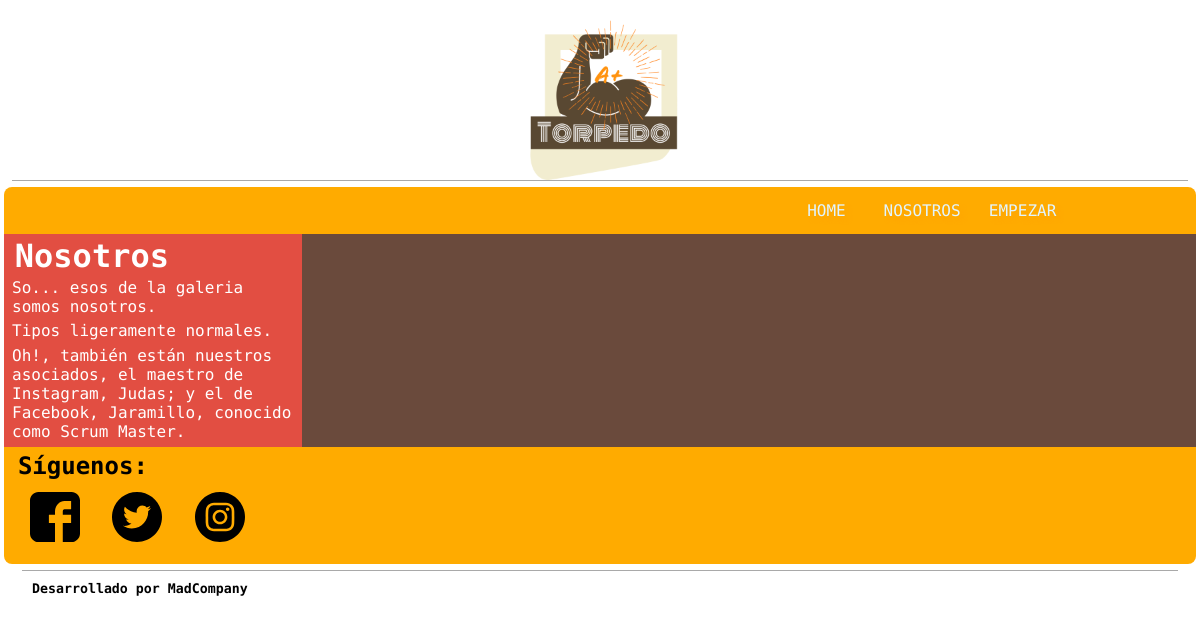
Page //nosotros on the earlier database version.
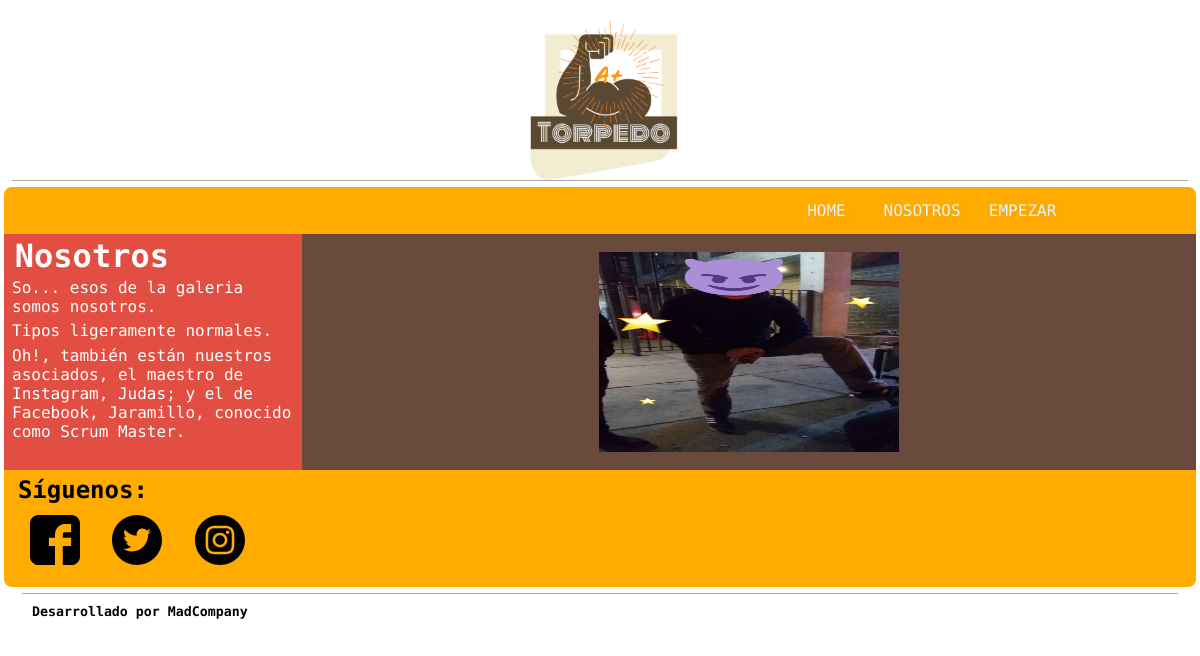
Same page on the later database version.
### torpedopage/models.py (models this page shows, shortened)
class ImagenPage(models.Model):
    autor = models.ForeignKey('auth.User', on_delete=models.CASCADE)
    descripcion = models.CharField(max_length=200)
    imagen = models.ImageField(upload_to='media/')

class ImagenGaleria(models.Model):
    nombre = models.CharField(primary_key=True, max_length=200, help_text="Debe contener la palabra galeria")
    descripcion = models.CharField(max_length=250, help_text="Descripción que aparecerá al pie de la foto en la galería")
    imagen = models.ImageField(upload_to='media/galeria')

### torpedopage/views.py (the view)
# urls.py: path('/nosotros', views.nosotros, name='nosotros'),
def nosotros(request):
    logo = ImagenPage.objects.filter(descripcion='logo torpedo')
    imagenGaleria = ImagenGaleria.objects.filter(nombre__icontains='galeria')
    return render(request, 'torpedopage/nosotros.html', {'logo': logo, 'imagenGaleria': imagenGaleria})

### torpedopage/templates/torpedopage/nosotros.html (shortened to what this page needs)
{% load static %}
<html>
<head>
    <link rel="stylesheet" href="{% static 'css/jquery.fancybox.min.css' %}">
    <link rel="stylesheet" href="{% static 'css/estilonav_pie.css' %}">
    <link rel="stylesheet" href="{% static 'css/estiloAboutUs.css' %}">
    <link rel="stylesheet" href="{% static 'css/flexboxgrid.css' %}">
</head>
<body>
    <div class="container">
        <header class="row">
            <div class="col-xs-12 col-lg-12 center-xs">
                <div class="header">
                    {% for logo in logo %}
                    <img src="{{ logo.imagen.url }}" alt="{{ logo.descripcion }}">
                    {% endfor %}
                </div>
            </div>
        </header>
        <nav class="row">
            <div class="col-xs-12 backgroundnav">
                <div class="nav">
                    <ul>
                        <li><a href="{% url 'torpedo_index' %}">HOME</a></li>
                        <li><a href="{% url 'nosotros' %}">NOSOTROS</a>
                        <li><a href="">EMPEZAR</a>
                    </ul>
                </div>
            </div>
        </nav>
        <div class="row">
            <div class="col-xs-12 col-lg-3 backgroundAboutUs">
                <div class="contenedorAboutUs">
                    <h1>Nosotros</h1>
                    <p>
                        So... esos de la galeria somos nosotros.
                    </p>
                    <p>
                        Tipos ligeramente normales.
                    </p>
                    <p>
                        Oh!, también están nuestros asociados, el maestro de Instagram, Judas; y el de Facebook,
                        Jaramillo, conocido como Scrum Master.
                    </p>
                </div>
            </div>
            <div class="backgroundGaleria col-xs-12 col-lg-9 center-xs">
                <div>
                    <div class="down">
                        {% for imagenGaleria in imagenGaleria %}
                        <a href="{{ imagenGaleria.imagen.url }}" data-fancybox="gallery"
                            data-caption="{{ imagenGaleria.descripcion }}"><img
                                src="{{ imagenGaleria.imagen.url }}" alt="{{ imagenGaleria.nombre }}" width="300" height="200"></a>
                        {% endfor %}
                    </div>
                </div>
            </div>
        </div>
        <div class="row">
            <div class="piebackground col-xs-12">
                <div class="pie">
                    <h2>Síguenos:</h2>
                    <a href="#"><img src="{% static 'imagenes/face.svg' %}" alt="Facebook" height="50" width="50"></a>
                    <a href="#"><img src="{% static 'imagenes/twitter.svg' %}" alt="Twitter" height="50" width="50"></a>
                    <a href="#"><img src="{% static 'imagenes/instagram.svg' %}" alt="Instagram" height="50"
                            width="50"></a>
                </div>
            </div>
        </div>
        <footer class="row">
            <div class="col-xs-12">
                <div class="footer">
                    <h5>Desarrollado por MadCompany</h5>
                </div>
            </div>
        </footer>
    </div>
</body>
</html>

Differences in the rows shown:
added ImagenGaleria: imagen (picture)
